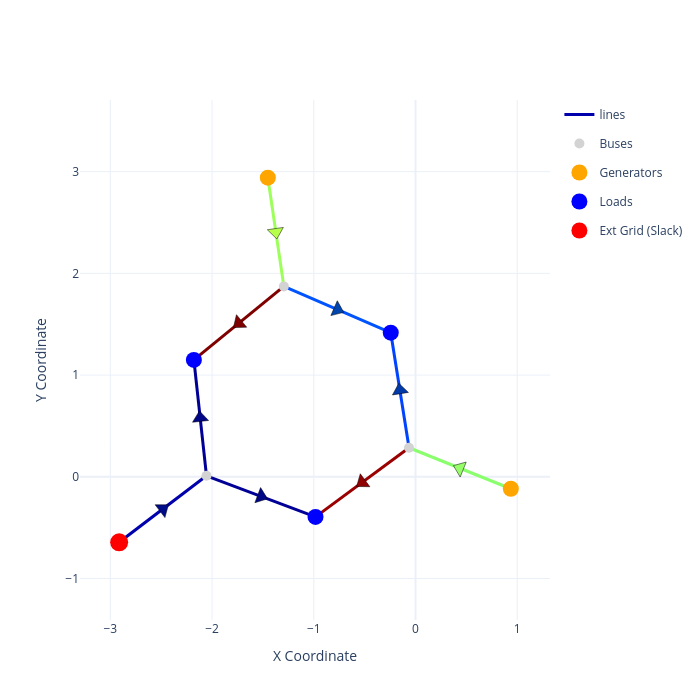

Source (notebook cell):
### Code cell
results = []
hour = 10
demand_ratio = demand_timeline[hour]
solar_ratio = solar_timeline[hour]
wind_ratio = wind_timeline[hour]


total_dc_load = 150
dc_load_A = total_dc_load / 3
dc_load_B = total_dc_load / 3
dc_load_C = total_dc_load / 3
dc_loads = [dc_load_A, dc_load_B, dc_load_C]

net, metrics = simulate_workload_shift(
    dc_loads=dc_loads, 
    wind_ratio=wind_ratio, 
    solar_ratio=solar_ratio, 
    demand_ratio=demand_ratio
)
if metrics is not None:
    metrics['DC_Load_A'] = dc_load_A
    metrics['DC_Load_B'] = dc_load_B
    metrics['DC_Load_C'] = dc_load_C
    results.append(metrics)
else:
    print(f"OPF does not converge: A={dc_load_A}MW, B={dc_load_B}MW")
    
plot_net(net)
        
df_results = pd.DataFrame(results)
df_results

### Figure 1 — Plotly figure (JSON) as saved in the notebook; plotly's stock layout.template omitted (floating-point values rounded to 4 significant figures)
{"data": [{"hoverinfo": "text", "legendgroup": "lines", "line": {"color": "rgb(0.0,0.0,172.95454545454544)", "dash": "solid", "width": 3}, "mode": "lines", "name": "lines", "showlegend": true, "text": "Line 0<br>From: Bus 0  To: Bus 3<br>P_flow: 42.51 MW<br>Max Cap: 1000.0 MW<br>Loading: 4.25 %", "type": "scatter", "x": [-2.913, -2.484, -2.055], "y": [-0.6439, -0.317, 0.009793]}, {"hoverinfo": "text", "legendgroup": "lines", "line": {"color": "rgb(0.0,0.0,150.22727272727272)", "dash": "solid", "width": 3}, "mode": "lines", "name": "lines", "showlegend": false, "text": "Line 1<br>From: Bus 3  To: Bus 4<br>P_flow: 20.0 MW<br>Max Cap: 1000.0 MW<br>Loading: 2.0 %", "type": "scatter", "x": [-2.055, -2.117, -2.179], "y": [0.009793, 0.5794, 1.149]}, {"hoverinfo": "text", "legendgroup": "lines", "line": {"color": "rgb(127.5,0.0,0.0)", "dash": "solid", "width": 3}, "mode": "lines", "name": "lines", "showlegend": false, "text": "Line 2<br>From: Bus 4  To: Bus 5<br>P_flow: 100.0 MW<br>Max Cap: 100.0 MW<br>Loading: 100.0 %", "type": "scatter", "x": [-2.179, -1.737, -1.294], "y": [1.149, 1.51, 1.872]}, {"hoverinfo": "text", "legendgroup": "lines", "line": {"color": "rgb(157.258064516129,255.0,89.51612903225808)", "dash": "solid", "width": 3}, "mode": "lines", "name": "lines", "showlegend": false, "text": "Line 3<br>From: Bus 2  To: Bus 5<br>P_flow: 162.5 MW<br>Max Cap: 300.0 MW<br>Loading: 54.17 %", "type": "scatter", "x": [-1.452, -1.373, -1.294], "y": [2.941, 2.406, 1.872]}, {"hoverinfo": "text", "legendgroup": "lines", "line": {"color": "rgb(0.0,84.49999999999997,255.0)", "dash": "solid", "width": 3}, "mode": "lines", "name": "lines", "showlegend": false, "text": "Line 4<br>From: Bus 5  To: Bus 6<br>P_flow: 62.5 MW<br>Max Cap: 300.0 MW<br>Loading: 20.83 %", "type": "scatter", "x": [-1.294, -0.7689, -0.2435], "y": [1.872, 1.644, 1.417]}, {"hoverinfo": "text", "legendgroup": "lines", "line": {"color": "rgb(0.0,68.49999999999997,255.0)", "dash": "solid", "width": 3}, "mode": "lines", "name": "lines", "showlegend": false, "text": "Line 5<br>From: Bus 6  To: Bus 7<br>P_flow: 57.5 MW<br>Max Cap: 300.0 MW<br>Loading: 19.17 %", "type": "scatter", "x": [-0.2435, -0.1537, -0.0639], "y": [1.417, 0.8512, 0.2858]}, {"hoverinfo": "text", "legendgroup": "lines", "line": {"color": "rgb(137.9032258064515,255.0,108.87096774193559)", "dash": "solid", "width": 3}, "mode": "lines", "name": "lines", "showlegend": false, "text": "Line 6<br>From: Bus 7  To: Bus 1<br>P_flow: 155.0 MW<br>Max Cap: 300.0 MW<br>Loading: 51.67 %", "type": "scatter", "x": [-0.0639, 0.4365, 0.937], "y": [0.2858, 0.08423, -0.1174]}, {"hoverinfo": "text", "legendgroup": "lines", "line": {"color": "rgb(154.77272727272728,0.0,0.0)", "dash": "solid", "width": 3}, "mode": "lines", "name": "lines", "showlegend": false, "text": "Line 7<br>From: Bus 7  To: Bus 8<br>P_flow: 97.5 MW<br>Max Cap: 100.0 MW<br>Loading: 97.5 %", "type": "scatter", "x": [-0.0639, -0.5235, -0.983], "y": [0.2858, -0.05414, -0.3941]}, {"hoverinfo": "text", "legendgroup": "lines", "line": {"color": "rgb(0.0,0.0,150.22727272727272)", "dash": "solid", "width": 3}, "mode": "lines", "name": "lines", "showlegend": false, "text": "Line 8<br>From: Bus 8  To: Bus 3<br>P_flow: 22.5 MW<br>Max Cap: 1000.0 MW<br>Loading: 2.25 %", "type": "scatter", "x": [-0.983, -1.519, -2.055], "y": [-0.3941, -0.1922, 0.009793]}, {"marker": {"cmax": 100, "cmin": 0, "color": "rgb(255,255,255)", "colorbar": {"thickness": 10, "title": {"side": "right"}, "x": 1.1}, "colorscale": [[0, "rgb(0,0,131)"], [0.2, "rgb(0,60,170)"], [0.4, "rgb(5,255,255)"], [0.6, "rgb(255,255,0)"], [0.8, "rgb(250,0,0)"], [1, "rgb(128,0,0)"]], "opacity": 0, "showscale": false, "size": 0}, "mode": "markers", "showlegend": false, "type": "scatter", "x": [-2.913], "y": [-0.6439]}, {"hoverinfo": "text", "legendgroup": "lines", "marker": {"color": "rgb(128, 128, 128)", "size": 1, "symbol": "circle"}, "mode": "markers", "name": "edge_center", "showlegend": false, "text": ["Line 0<br>From: Bus 0  To: Bus 3<br>P_flow: 42.51 MW<br>Max Cap: 1000.0 MW<br>Loading: 4.25 %", "Line 1<br>From: Bus 3  To: Bus 4<br>P_flow: 20.0 MW<br>Max Cap: 1000.0 MW<br>Loading: 2.0 %", "Line 2<br>From: Bus 4  To: Bus 5<br>P_flow: 100.0 MW<br>Max Cap: 100.0 MW<br>Loading: 100.0 %", "Line 3<br>From: Bus 2  To: Bus 5<br>P_flow: 162.5 MW<br>Max Cap: 300.0 MW<br>Loading: 54.17 %", "Line 4<br>From: Bus 5  To: Bus 6<br>P_flow: 62.5 MW<br>Max Cap: 300.0 MW<br>Loading: 20.83 %", "Line 5<br>From: Bus 6  To: Bus 7<br>P_flow: 57.5 MW<br>Max Cap: 300.0 MW<br>Loading: 19.17 %", "Line 6<br>From: Bus 7  To: Bus 1<br>P_flow: 155.0 MW<br>Max Cap: 300.0 MW<br>Loading: 51.67 %", "Line 7<br>From: Bus 7  To: Bus 8<br>P_flow: 97.5 MW<br>Max Cap: 100.0 MW<br>Loading: 97.5 %", "Line 8<br>From: Bus 8  To: Bus 3<br>P_flow: 22.5 MW<br>Max Cap: 1000.0 MW<br>Loading: 2.25 %"], "type": "scatter", "x": [-2.484], "y": [-0.317]}, {"hoverinfo": "text", "marker": {"color": "rgb(211, 211, 211)", "size": 10, "symbol": "circle"}, "mode": "markers", "name": "Buses", "text": ["Bus 3", "Bus 5", "Bus 7"], "type": "scatter", "x": [-2.055, -1.294, -0.0639], "y": [0.009793, 1.872, 0.2858]}, {"hoverinfo": "text", "marker": {"color": "rgb(255, 165, 0)", "size": 16, "symbol": "circle"}, "mode": "markers", "name": "Generators", "text": ["Gen 0<br>P_out: 155.0 MW<br>Min P: 0.0 MW<br>Max P: 155.0 MW<br>Cost: 0.0 $/MW", "Gen 1<br>P_out: 162.5 MW<br>Min P: 0.0 MW<br>Max P: 285.24 MW<br>Cost: 0.0 $/MW"], "type": "scatter", "x": [0.937, -1.452], "y": [-0.1174, 2.941]}, {"hoverinfo": "text", "marker": {"color": "rgb(0, 0, 255)", "size": 16, "symbol": "circle"}, "mode": "markers", "name": "Loads", "text": ["Load 0<br>Bus: 4<br>P_in: 120.0 MW<br>LMP: 12.5 $/MWh", "Load 1<br>Bus: 6<br>P_in: 120.0 MW<br>LMP: 2.5 $/MWh", "Load 2<br>Bus: 8<br>P_in: 120.0 MW<br>LMP: 7.5 $/MWh"], "type": "scatter", "x": [-2.179, -0.2435, -0.983], "y": [1.149, 1.417, -0.3941]}, {"hoverinfo": "text", "marker": {"color": "rgb(255, 0, 0)", "size": 18, "symbol": "circle"}, "mode": "markers", "name": "Ext Grid (Slack)", "text": ["Ext Grid 0<br>P_out: 42.51 MW<br>Min P: 0 MW<br>Max P: 1000 MW<br>Cost: 10.0 $/MW"], "type": "scatter", "x": [-2.913], "y": [-0.6439]}, {"hoverinfo": "skip", "marker": {"angle": [52.71, -6.211, -129.3, 171.6, 113.4, -9.025, -68.06, -126.5, 110.6], "color": ["rgb(0, 13, 139)", "rgb(0, 6, 135)", "rgb(128, 0, 0)", "rgb(182, 255, 74)", "rgb(0, 68, 174)", "rgb(0, 57, 168)", "rgb(151, 255, 106)", "rgb(143, 0, 0)", "rgb(0, 7, 135)"], "line": {"color": "black", "width": 0.5}, "size": 14, "symbol": "triangle-up"}, "mode": "markers", "showlegend": false, "type": "scatter", "x": [-2.484, -2.117, -1.737, -1.373, -0.7689, -0.1537, 0.4365, -0.5235, -1.519], "y": [-0.317, 0.5794, 1.51, 2.406, 1.644, 0.8512, 0.08423, -0.05414, -0.1922]}], "layout": {"height": 700, "hovermode": "closest", "showlegend": true, "width": 700, "xaxis": {"range": [-3.298, 1.322], "title": {"text": "X Coordinate"}}, "yaxis": {"range": [-1.002, 3.299], "scaleanchor": "x", "scaleratio": 1, "title": {"text": "Y Coordinate"}}}}
